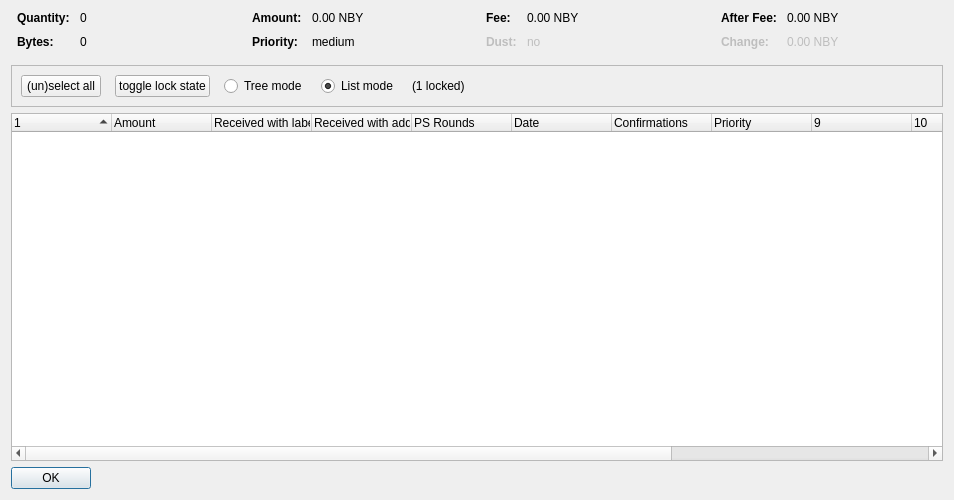
<?xml version="1.0" encoding="UTF-8"?>
<ui version="4.0">
 <class>CoinControlDialog</class>
 <widget class="QDialog" name="CoinControlDialog">
  <property name="geometry">
   <rect>
    <x>0</x>
    <y>0</y>
    <width>954</width>
    <height>500</height>
   </rect>
  </property>
  <property name="windowTitle">
   <string>Coin Selection</string>
  </property>
  <layout class="QVBoxLayout" name="verticalLayout">
   <item>
    <layout class="QHBoxLayout" name="horizontalLayoutTop" stretch="0,0,0,0">
     <property name="topMargin">
      <number>0</number>
     </property>
     <property name="bottomMargin">
      <number>10</number>
     </property>
     <item>
      <layout class="QFormLayout" name="formLayoutCoinControl1">
       <property name="horizontalSpacing">
        <number>10</number>
       </property>
       <property name="verticalSpacing">
        <number>10</number>
       </property>
       <property name="leftMargin">
        <number>6</number>
       </property>
       <property name="rightMargin">
        <number>6</number>
       </property>
       <item row="0" column="0">
        <widget class="QLabel" name="labelCoinControlQuantityText">
         <property name="font">
          <font>
           <weight>75</weight>
           <bold>true</bold>
          </font>
         </property>
         <property name="text">
          <string>Quantity:</string>
         </property>
        </widget>
       </item>
       <item row="0" column="1">
        <widget class="QLabel" name="labelCoinControlQuantity">
         <property name="cursor">
          <cursorShape>IBeamCursor</cursorShape>
         </property>
         <property name="contextMenuPolicy">
          <enum>Qt::ActionsContextMenu</enum>
         </property>
         <property name="text">
          <string notr="true">0</string>
         </property>
         <property name="textInteractionFlags">
          <set>Qt::LinksAccessibleByMouse|Qt::TextSelectableByKeyboard|Qt::TextSelectableByMouse</set>
         </property>
        </widget>
       </item>
       <item row="1" column="0">
        <widget class="QLabel" name="labelCoinControlBytesText">
         <property name="font">
          <font>
           <weight>75</weight>
           <bold>true</bold>
          </font>
         </property>
         <property name="text">
          <string>Bytes:</string>
         </property>
        </widget>
       </item>
       <item row="1" column="1">
        <widget class="QLabel" name="labelCoinControlBytes">
         <property name="cursor">
          <cursorShape>IBeamCursor</cursorShape>
         </property>
         <property name="contextMenuPolicy">
          <enum>Qt::ActionsContextMenu</enum>
         </property>
         <property name="text">
          <string notr="true">0</string>
         </property>
         <property name="textInteractionFlags">
          <set>Qt::LinksAccessibleByMouse|Qt::TextSelectableByKeyboard|Qt::TextSelectableByMouse</set>
         </property>
        </widget>
       </item>
      </layout>
     </item>
     <item>
      <layout class="QFormLayout" name="formLayoutCoinControl2">
       <property name="horizontalSpacing">
        <number>10</number>
       </property>
       <property name="verticalSpacing">
        <number>10</number>
       </property>
       <property name="leftMargin">
        <number>6</number>
       </property>
       <property name="rightMargin">
        <number>6</number>
       </property>
       <item row="0" column="0">
        <widget class="QLabel" name="labelCoinControlAmountText">
         <property name="font">
          <font>
           <weight>75</weight>
           <bold>true</bold>
          </font>
         </property>
         <property name="text">
          <string>Amount:</string>
         </property>
        </widget>
       </item>
       <item row="0" column="1">
        <widget class="QLabel" name="labelCoinControlAmount">
         <property name="cursor">
          <cursorShape>IBeamCursor</cursorShape>
         </property>
         <property name="contextMenuPolicy">
          <enum>Qt::ActionsContextMenu</enum>
         </property>
         <property name="text">
          <string notr="true">0.00 NBY</string>
         </property>
         <property name="textInteractionFlags">
          <set>Qt::LinksAccessibleByMouse|Qt::TextSelectableByKeyboard|Qt::TextSelectableByMouse</set>
         </property>
        </widget>
       </item>
       <item row="1" column="0">
        <widget class="QLabel" name="labelCoinControlPriorityText">
         <property name="font">
          <font>
           <weight>75</weight>
           <bold>true</bold>
          </font>
         </property>
         <property name="text">
          <string>Priority:</string>
         </property>
        </widget>
       </item>
       <item row="1" column="1">
        <widget class="QLabel" name="labelCoinControlPriority">
         <property name="cursor">
          <cursorShape>IBeamCursor</cursorShape>
         </property>
         <property name="contextMenuPolicy">
          <enum>Qt::ActionsContextMenu</enum>
         </property>
         <property name="text">
          <string>medium</string>
         </property>
         <property name="textInteractionFlags">
          <set>Qt::LinksAccessibleByMouse|Qt::TextSelectableByKeyboard|Qt::TextSelectableByMouse</set>
         </property>
        </widget>
       </item>
      </layout>
     </item>
     <item>
      <layout class="QFormLayout" name="formLayoutCoinControl3">
       <property name="horizontalSpacing">
        <number>10</number>
       </property>
       <property name="verticalSpacing">
        <number>10</number>
       </property>
       <property name="leftMargin">
        <number>6</number>
       </property>
       <property name="rightMargin">
        <number>6</number>
       </property>
       <item row="0" column="0">
        <widget class="QLabel" name="labelCoinControlFeeText">
         <property name="font">
          <font>
           <weight>75</weight>
           <bold>true</bold>
          </font>
         </property>
         <property name="text">
          <string>Fee:</string>
         </property>
        </widget>
       </item>
       <item row="0" column="1">
        <widget class="QLabel" name="labelCoinControlFee">
         <property name="cursor">
          <cursorShape>IBeamCursor</cursorShape>
         </property>
         <property name="contextMenuPolicy">
          <enum>Qt::ActionsContextMenu</enum>
         </property>
         <property name="text">
          <string notr="true">0.00 NBY</string>
         </property>
         <property name="textInteractionFlags">
          <set>Qt::LinksAccessibleByMouse|Qt::TextSelectableByKeyboard|Qt::TextSelectableByMouse</set>
         </property>
        </widget>
       </item>
       <item row="1" column="0">
        <widget class="QLabel" name="labelCoinControlLowOutputText">
         <property name="enabled">
          <bool>false</bool>
         </property>
         <property name="font">
          <font>
           <weight>75</weight>
           <bold>true</bold>
          </font>
         </property>
         <property name="text">
          <string>Dust:</string>
         </property>
        </widget>
       </item>
       <item row="1" column="1">
        <widget class="QLabel" name="labelCoinControlLowOutput">
         <property name="enabled">
          <bool>false</bool>
         </property>
         <property name="cursor">
          <cursorShape>IBeamCursor</cursorShape>
         </property>
         <property name="contextMenuPolicy">
          <enum>Qt::ActionsContextMenu</enum>
         </property>
         <property name="text">
          <string>no</string>
         </property>
         <property name="textInteractionFlags">
          <set>Qt::LinksAccessibleByMouse|Qt::TextSelectableByKeyboard|Qt::TextSelectableByMouse</set>
         </property>
        </widget>
       </item>
      </layout>
     </item>
     <item>
      <layout class="QFormLayout" name="formLayoutCoinControl4">
       <property name="horizontalSpacing">
        <number>10</number>
       </property>
       <property name="verticalSpacing">
        <number>10</number>
       </property>
       <property name="leftMargin">
        <number>6</number>
       </property>
       <property name="rightMargin">
        <number>6</number>
       </property>
       <item row="0" column="0">
        <widget class="QLabel" name="labelCoinControlAfterFeeText">
         <property name="font">
          <font>
           <weight>75</weight>
           <bold>true</bold>
          </font>
         </property>
         <property name="text">
          <string>After Fee:</string>
         </property>
        </widget>
       </item>
       <item row="0" column="1">
        <widget class="QLabel" name="labelCoinControlAfterFee">
         <property name="cursor">
          <cursorShape>IBeamCursor</cursorShape>
         </property>
         <property name="contextMenuPolicy">
          <enum>Qt::ActionsContextMenu</enum>
         </property>
         <property name="text">
          <string notr="true">0.00 NBY</string>
         </property>
         <property name="textInteractionFlags">
          <set>Qt::LinksAccessibleByMouse|Qt::TextSelectableByKeyboard|Qt::TextSelectableByMouse</set>
         </property>
        </widget>
       </item>
       <item row="1" column="0">
        <widget class="QLabel" name="labelCoinControlChangeText">
         <property name="enabled">
          <bool>false</bool>
         </property>
         <property name="font">
          <font>
           <weight>75</weight>
           <bold>true</bold>
          </font>
         </property>
         <property name="text">
          <string>Change:</string>
         </property>
        </widget>
       </item>
       <item row="1" column="1">
        <widget class="QLabel" name="labelCoinControlChange">
         <property name="enabled">
          <bool>false</bool>
         </property>
         <property name="cursor">
          <cursorShape>IBeamCursor</cursorShape>
         </property>
         <property name="contextMenuPolicy">
          <enum>Qt::ActionsContextMenu</enum>
         </property>
         <property name="text">
          <string notr="true">0.00 NBY</string>
         </property>
         <property name="textInteractionFlags">
          <set>Qt::LinksAccessibleByMouse|Qt::TextSelectableByKeyboard|Qt::TextSelectableByMouse</set>
         </property>
        </widget>
       </item>
      </layout>
     </item>
    </layout>
   </item>
   <item>
    <widget class="QFrame" name="frame">
     <property name="minimumSize">
      <size>
       <width>0</width>
       <height>40</height>
      </size>
     </property>
     <property name="frameShape">
      <enum>QFrame::StyledPanel</enum>
     </property>
     <property name="frameShadow">
      <enum>QFrame::Sunken</enum>
     </property>
     <layout class="QHBoxLayout" name="horizontalLayout">
      <item>
       <layout class="QHBoxLayout" name="horizontalLayoutPanel" stretch="0,0,0,0,0,0">
        <property name="spacing">
         <number>14</number>
        </property>
        <item>
         <widget class="QPushButton" name="pushButtonSelectAll">
          <property name="sizePolicy">
           <sizepolicy hsizetype="Maximum" vsizetype="Fixed">
            <horstretch>0</horstretch>
            <verstretch>0</verstretch>
           </sizepolicy>
          </property>
          <property name="text">
           <string>(un)select all</string>
          </property>
          <property name="autoDefault">
           <bool>false</bool>
          </property>
         </widget>
        </item>
        <item>
         <widget class="QPushButton" name="pushButtonToggleLock">
          <property name="sizePolicy">
           <sizepolicy hsizetype="Maximum" vsizetype="Fixed">
            <horstretch>0</horstretch>
            <verstretch>0</verstretch>
           </sizepolicy>
          </property>
          <property name="text">
           <string>toggle lock state</string>
          </property>
          <property name="autoDefault">
           <bool>false</bool>
          </property>
         </widget>
        </item>
        <item>
         <widget class="QRadioButton" name="radioTreeMode">
          <property name="sizePolicy">
           <sizepolicy hsizetype="Maximum" vsizetype="Fixed">
            <horstretch>0</horstretch>
            <verstretch>0</verstretch>
           </sizepolicy>
          </property>
          <property name="text">
           <string>Tree mode</string>
          </property>
         </widget>
        </item>
        <item>
         <widget class="QRadioButton" name="radioListMode">
          <property name="sizePolicy">
           <sizepolicy hsizetype="Maximum" vsizetype="Fixed">
            <horstretch>0</horstretch>
            <verstretch>0</verstretch>
           </sizepolicy>
          </property>
          <property name="text">
           <string>List mode</string>
          </property>
          <property name="checked">
           <bool>true</bool>
          </property>
         </widget>
        </item>
        <item>
         <widget class="QLabel" name="labelLocked">
          <property name="text">
           <string>(1 locked)</string>
          </property>
         </widget>
        </item>
        <item>
         <spacer name="horizontalSpacer">
          <property name="orientation">
           <enum>Qt::Horizontal</enum>
          </property>
          <property name="sizeHint" stdset="0">
           <size>
            <width>40</width>
            <height>20</height>
           </size>
          </property>
         </spacer>
        </item>
       </layout>
      </item>
     </layout>
    </widget>
   </item>
   <item>
    <widget class="CoinControlTreeWidget" name="treeWidget">
     <property name="contextMenuPolicy">
      <enum>Qt::CustomContextMenu</enum>
     </property>
     <property name="sortingEnabled">
      <bool>false</bool>
     </property>
     <property name="columnCount">
      <number>13</number>
     </property>
     <attribute name="headerShowSortIndicator" stdset="0">
      <bool>true</bool>
     </attribute>
     <attribute name="headerStretchLastSection">
      <bool>false</bool>
     </attribute>
     <column>
      <property name="text">
       <string/>
      </property>
     </column>
     <column>
      <property name="text">
       <string>Amount</string>
      </property>
     </column>
     <column>
      <property name="text">
       <string>Received with label</string>
      </property>
     </column>
     <column>
      <property name="text">
       <string>Received with address</string>
      </property>
     </column>
     <column>
      <property name="text">
       <string>PS Rounds</string>
      </property>
     </column>
     <column>
      <property name="text">
       <string>Date</string>
      </property>
     </column>
     <column>
      <property name="text">
       <string>Confirmations</string>
      </property>
      <property name="toolTip">
       <string>Confirmed</string>
      </property>
     </column>
     <column>
      <property name="text">
       <string>Priority</string>
      </property>
     </column>
     <column>
      <property name="text">
       <string/>
      </property>
     </column>
     <column>
      <property name="text">
       <string/>
      </property>
     </column>
     <column>
      <property name="text">
       <string/>
      </property>
     </column>
     <column>
      <property name="text">
       <string/>
      </property>
     </column>
     <column>
      <property name="text">
       <string/>
      </property>
     </column>
    </widget>
   </item>
   <item>
    <widget class="QDialogButtonBox" name="buttonBox">
     <property name="sizePolicy">
      <sizepolicy hsizetype="Maximum" vsizetype="Fixed">
       <horstretch>0</horstretch>
       <verstretch>0</verstretch>
      </sizepolicy>
     </property>
     <property name="orientation">
      <enum>Qt::Horizontal</enum>
     </property>
     <property name="standardButtons">
      <set>QDialogButtonBox::Ok</set>
     </property>
    </widget>
   </item>
  </layout>
 </widget>
 <customwidgets>
  <customwidget>
   <class>CoinControlTreeWidget</class>
   <extends>QTreeWidget</extends>
   <header>coincontroltreewidget.h</header>
  </customwidget>
 </customwidgets>
 <resources/>
 <connections/>
</ui>
